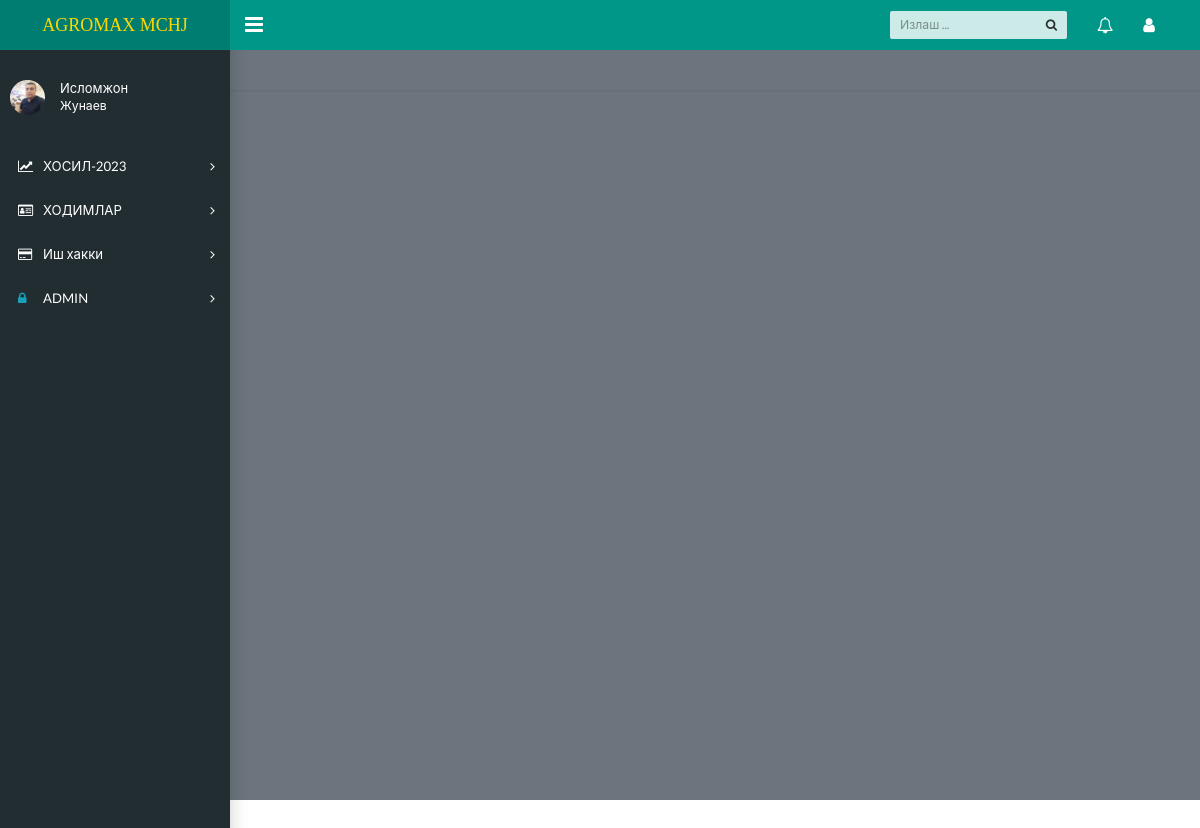
The page /kadr/ (signed in) on the database as committed earlier.
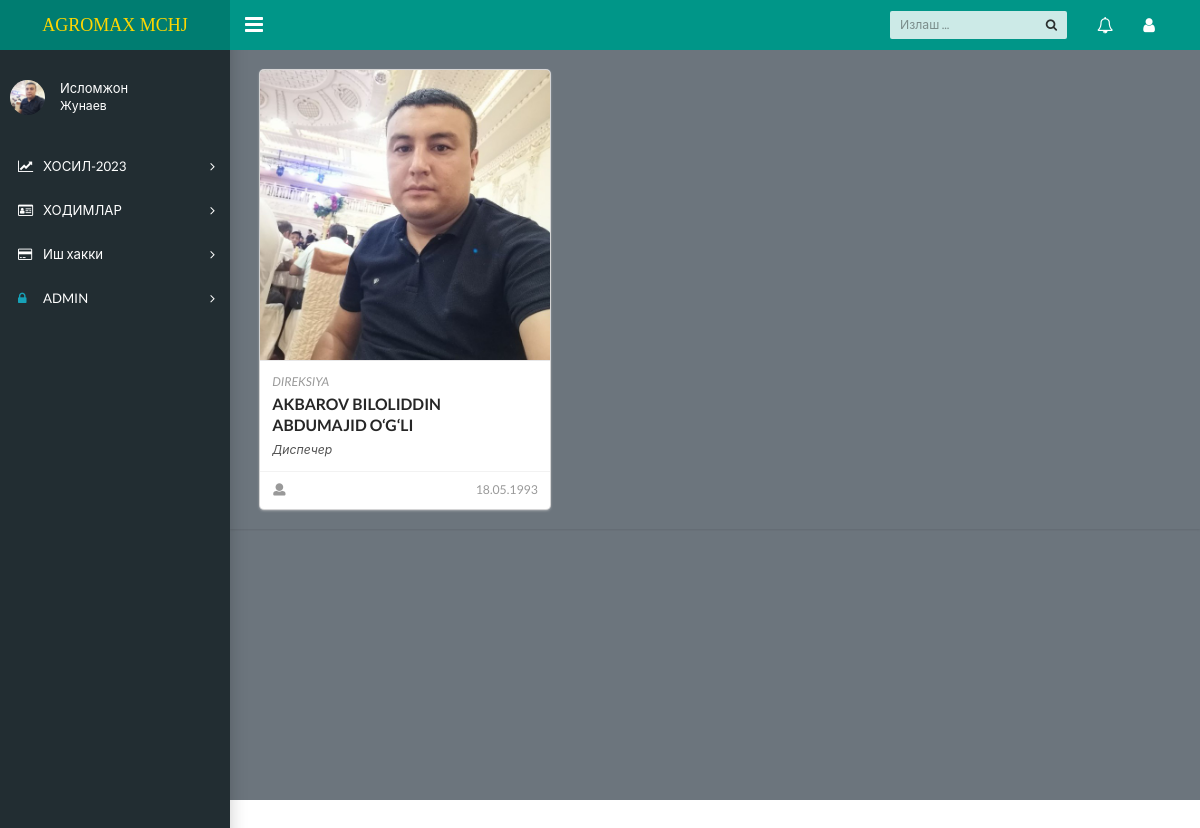
The same page on the database as committed later.
### login/models.py (models this page shows, shortened)
class Profile(models.Model):
    user=models.OneToOneField(User,on_delete=models.CASCADE,unique=True)
    firs_name=models.CharField(max_length=20,blank=True,default='ISM')
    last_name=models.CharField(max_length=20,blank=True,default='FAMILYA')
    pic=models.ImageField(upload_to=get_image_path,default='default/avatar.png')
    activate=models.BooleanField(default=False)

### homes/models.py (models this page shows, shortened)
class Hodim(models.Model):
    fizlitsa=models.OneToOneField('Fizlitsa',on_delete=models.PROTECT,null=True)
    bolim=models.ForeignKey('Bolim',on_delete=models.PROTECT)
    lavozim=models.ForeignKey('Lavozim',on_delete=models.PROTECT,null=True)
    pasport=models.OneToOneField('Pasport',on_delete=models.PROTECT)
    card=models.OneToOneField('Card',on_delete=models.PROTECT,null=True)

class Bolim(models.Model):
    bolim=models.CharField(max_length=30)
    def __str__(self) -> str:
        return str(self.bolim)

class Fizlitsa(models.Model):
    f_name=models.CharField(max_length=50)
    l_name=models.CharField(max_length=50)
    ful_name=models.CharField(max_length=50)
    birth=models.DateField()

class Lavozim(models.Model):
    lavozim=models.CharField(max_length=50)
    def __str__(self) -> str:
        return str(self.lavozim)

### login/views.py (the view)
# urls.py: path('kadr/',kadr,name='kadr'),
@login_required(login_url='login')
def kadr(request):
    kadr=Hodim.objects.all().order_by('bolim')
    context={"kadr":kadr}
    return render(request,'kadr/kadr-inc.html',context)

### templates/kadr/kadr-inc.html (shortened to what this page needs)
{% extends 'homes/dashboard.html' %}
{% load static %}
{% block content %}
<main class="app-content bg-secondary">
  <div class="app-title  bg-transparent">
    {% include 'kadr/kadr.html' %}
  </div>
</main>
{% endblock %}

### templates/homes/dashboard.html (shortened to what this page needs)
{% load static %}
<!DOCTYPE html>
<html lang="en">
  <head>
    <link rel="stylesheet" href="https://cdnjs.cloudflare.com/ajax/libs/semantic-ui/2.5.0/semantic.min.css" />
    <link rel="stylesheet" type="text/css" href="{% static 'css/main.css' %}">
    <link rel="stylesheet" type="text/css" href="https://maxcdn.bootstrapcdn.com/font-awesome/4.7.0/css/font-awesome.min.css">
  </head>
  <body class="app sidebar-mini">
    <header class="app-header"><a class="app-header__logo" style="color: gold;" href="{% url 'home' %}">AGROMAX MCHJ</a>
      <a class="app-sidebar__toggle" href="#" data-toggle="sidebar" aria-label="Hide Sidebar"></a>
      <ul class="app-nav">
        <li class="app-search">
          <input class="app-search__input" type="search" placeholder="Излаш ...">
          <button class="app-search__button"><i class="fa fa-search"></i></button>
        </li>
        <li class="dropdown"><a class="app-nav__item" href="#" data-toggle="dropdown" aria-label="Show notifications"><i class="fa fa-bell-o fa-lg"></i></a>
        </li>
        <li class="dropdown"><a class="app-nav__item" href="#" data-toggle="dropdown" aria-label="Open Profile Menu"><i class="fa fa-user fa-lg"></i></a>
        </li>
      </ul>
    </header>
    <aside class="app-sidebar">
      <div class="app-sidebar__user"><img class="app-sidebar__user-avatar ui mini image " src="{{request.user.profile.pic.url}}" alt="User Image">
        <div>
          <p class="app-sidebar__user-name">{{user.profile.firs_name}}
          <p class="app-sidebar__user-designation">{{user.profile.last_name}}</p>
        </div>
      </div>
      <ul class="app-menu">
        <li class="treeview"><a class="app-menu__item" href="#" data-toggle="treeview"><i class="app-menu__icon fa fa-line-chart"></i><span class="app-menu__label">ХОСИЛ-2023</span><i class="treeview-indicator fa fa-angle-right"></i></a>
        </li>
        <li class="treeview"><a class="app-menu__item" href="#" data-toggle="treeview"><i class="app-menu__icon fa fa-id-card-o"></i><span class="app-menu__label">ХОДИМЛАР</span><i class="treeview-indicator fa fa-angle-right"></i></a>
        </li>
        <li class="treeview"><a class="app-menu__item" href="#" data-toggle="treeview"><i class="app-menu__icon fa fa-credit-card "></i><span class="app-menu__label">Иш хакки</span><i class="treeview-indicator fa fa-angle-right"></i></a>
        </li>
        <li class="treeview"><a class="app-menu__item" href="#" data-toggle="treeview"><i class="app-menu__icon fa fa-lock text-info"></i><span class="app-menu__label">ADMIN</span><i class="treeview-indicator fa fa-angle-right"></i></a>
        </li>
      </ul>
    </aside>
    {% block content %}
    {% endblock %}
  </body>
</html>

### templates/kadr/kadr.html
<div class="ui link cards ">
    {% for i in kadr %}
    <div class="card">
      <div class="image">
        <img src="{{request.user.profile.pic.url}}">
      </div>
      <div class="content">
        <div class="meta pb-2">
          <p>{{i.bolim}}</p>
        </div>
        <div class="header">{{i.fizlitsa.f_name}} {{i.fizlitsa.l_name}} {{i.fizlitsa.ful_name}}</div>
        <div class="description">
          <p>{{i.lavozim}}</p>
        </div>
      </div>
      <div class="extra content">
        <span class="right floated">
        {{i.fizlitsa.birth|date:'d.m.Y'}}
        </span>
        <span>
          <i class="user icon"></i>
        </span>
      </div>
    </div>
    {% endfor %}
</div>

Rows that differ between the two databases and show on the page:
added Hodim: user.profile.pic (picture), bolim "DIREKSIYA", fizlitsa.f_name "AKBAROV", fizlitsa.l_name "BILOLIDDIN", fizlitsa.ful_name "ABDUMAJID O‘G‘LI", lavozim "Диспечер", fizlitsa.birth "18.05.1993"
